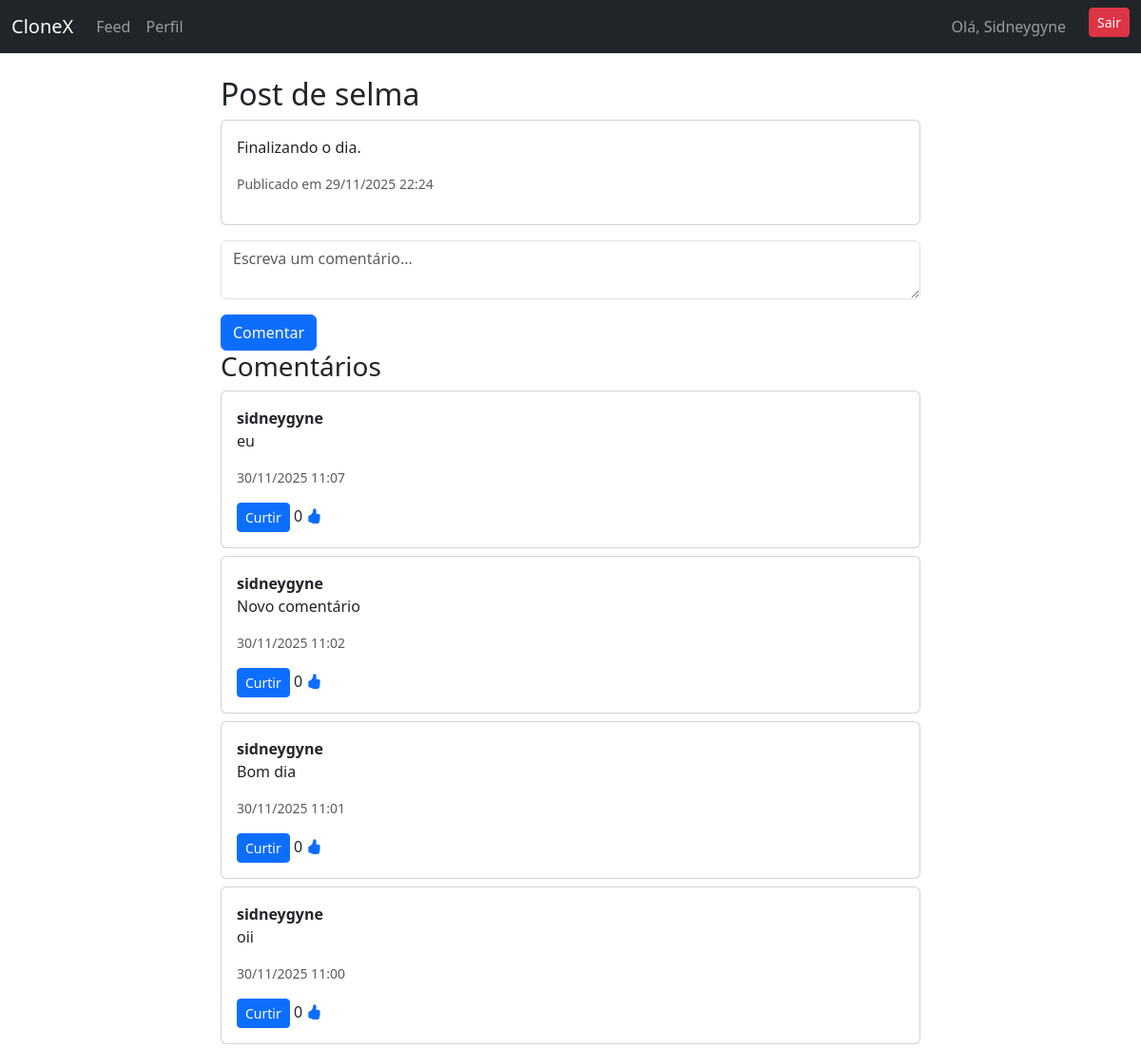
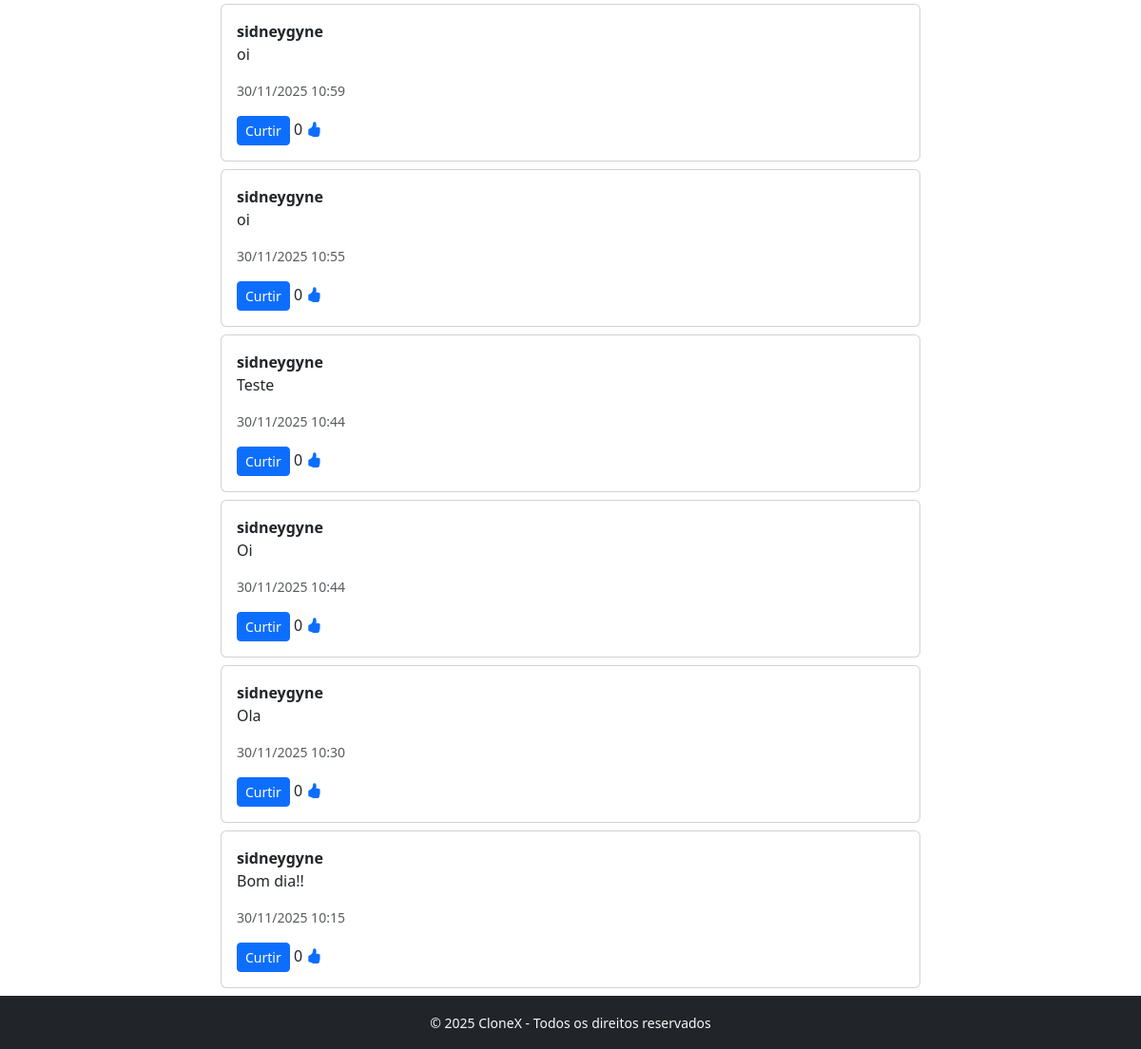
The app's page /comments/9/ (signed in) with its own data (2 pictures, top to bottom).
### accounts/models.py (models this page shows, shortened)
class Profile(models.Model):
    user = models.OneToOneField(User, on_delete=models.CASCADE, related_name="profile")
    display_name = models.CharField(max_length=100, blank=True)
    avatar = models.ImageField(upload_to="avatars/", blank=True, null=True)
    bio = models.CharField(max_length=160, blank=True)
    created_at = models.DateTimeField(auto_now_add=True)

### social/models.py (models this page shows, shortened)
class Post(models.Model):
    author = models.ForeignKey(User, on_delete=models.CASCADE, related_name="posts")
    content = models.CharField(max_length=280)
    image = models.ImageField(upload_to="posts/", blank=True, null=True)
    created_at = models.DateTimeField(auto_now_add=True)

class Comment(models.Model):
    author = models.ForeignKey(
        User,
        related_name="user_comments",   # 🔹 comentários feitos pelo usuário
        on_delete=models.CASCADE
    )
    post = models.ForeignKey(
        Post,
        related_name="comments",        # 🔹 comentários do post
        on_delete=models.CASCADE
    )
    content = models.TextField()
    created_at = models.DateTimeField(auto_now_add=True)

### social/views.py (the view)
# urls.py: path("comments/<int:post_id>/", comments_view, name="comments"),
@login_required
def comments_view(request, post_id):
    post = get_object_or_404(Post, id=post_id)
    if request.method == "POST":
        form = CommentForm(request.POST)
        if form.is_valid():
            novo_comentario = form.save(commit=False)
            novo_comentario.post = post
            novo_comentario.author = request.user
            novo_comentario.save()
            return JsonResponse({
                "id": novo_comentario.id,
                "author": request.user.username,
                "content": novo_comentario.content,
                "created_at": localtime(novo_comentario.created_at).strftime("%d/%m/%Y %H:%M"),
                "total_comments": post.comments.count(),  # 🔹 contador atualizado
            })
    else:
        comments = Comment.objects.filter(post=post).order_by("-created_at")
        form = CommentForm()
        liked_comments = CommentLike.objects.filter(user=request.user).values_list("comment_id", flat=True)
        return render(request, "comments.html", {
            "post": post,
            "comments": comments,
            "form": form,
            "liked_comments": liked_comments,
        })

### social/forms.py
class CommentForm(forms.ModelForm):
    class Meta:
        model = Comment
        fields = ["content"]
        labels = {
            "content": ""
        }
        widgets = {
            "content": forms.Textarea(attrs={
                "class": "form-control w-100",
                "rows": 2,
                "placeholder": "Escreva um comentário..."
            }),
        }

### templates/comments.html (shortened to what this page needs)
{% extends "base.html" %} {% load static %} {% block content %}
<h2>Post de {{ post.author.username }}</h2>
<div class="card mb-3">
  <div class="card-body">
    <p>{{ post.content }}</p>
    <p class="text-muted small">
      Publicado em {{ post.created_at|date:"d/m/Y H:i" }}
    </p>
  </div>
</div>
<form
  method="post"
  action="{% url 'comments' post.id %}"
  class="comment-form"
  data-post-id="{{ post.id }}"
>
  {% csrf_token %} {{ form.as_p }}
  <button type="submit" class="btn btn-primary">Comentar</button>
</form>
<h3>Comentários</h3>
<div id="comments-list-{{ post.id }}">
  {% for comment in comments %}
  <div class="card mb-2">
    <div class="card-body">
      <strong>{{ comment.author.username }}</strong>
      <p>{{ comment.content }}</p>
      <p class="text-muted small">{{ comment.created_at|date:"d/m/Y H:i" }}</p>
      <form
        method="post"
        action="{% url 'toggle-comment-like' comment.id %}"
        class="comment-like-form d-inline"
        data-comment-id="{{ comment.id }}"
      >
        {% csrf_token %} {% if comment.id in liked_comments %}
        <button type="submit" class="btn btn-sm btn-danger">Descurtir</button>
        {% else %}
        <button type="submit" class="btn btn-sm btn-primary">Curtir</button>
        {% endif %}
      </form>
      <span id="comment-likes-count-{{ comment.id }}">
        <span class="like-number">{{ comment.likes.count }}</span>
        <i class="bi bi-hand-thumbs-up-fill text-primary"></i>
      </span>
    </div>
  </div>
  {% empty %}
  <p>Nenhum comentário ainda.</p>
  {% endfor %}
</div>
{% endblock %}

### templates/base.html (shortened to what this page needs)
{% load static %}
<!DOCTYPE html>
<html lang="pt-br">
<head>
  <link rel="stylesheet" href="{% static 'css/style.css' %}">
  <link rel="stylesheet" href="https://cdn.jsdelivr.net/npm/bootstrap@5.3.2/dist/css/bootstrap.min.css">
  <link rel="stylesheet" href="https://cdn.jsdelivr.net/npm/bootstrap-icons@1.11.1/font/bootstrap-icons.css">
</head>
{% load static %}
<body>
  <nav class="navbar navbar-expand-lg navbar-dark bg-dark">
    <div class="container-fluid">
      <a class="navbar-brand" href="/">CloneX</a>
      <div class="collapse navbar-collapse" id="navbarNav">
        <ul class="navbar-nav me-auto">
          <li class="nav-item"><a class="nav-link" href="/feed/">Feed</a></li>
          <li class="nav-item"><a class="nav-link" href="/{{ user.username }}/">Perfil</a></li>
        </ul>
        <ul class="navbar-nav">
          {% if user.is_authenticated %}
            <li class="nav-item pe-3"><span class="nav-link">Olá, {{ user.profile.display_name }}</span></li>
            <li class="nav-item p">
              <form method="post" action="{% url 'logout' %}">
                <button class="btn btn-danger btn-sm" type="submit">Sair</button>
              </form>
            </li>
          {% else %}
            <li class="nav-item"><a class="nav-link" href="{% url 'login' %}">Entrar</a></li>
            <li class="nav-item"><a class="nav-link" href="{% url 'register' %}">Registrar</a></li>
          {% endif %}
        </ul>
      </div>
    </div>
  </nav>
  <main class="container mt-4">
    <div class="row justify-content-center">
      <div class="col-md-8">
        {% block content %}{% endblock %}
      </div>
    </div>
  </main>
  <footer>
    <small>&copy; 2025 CloneX - Todos os direitos reservados</small>
  </footer>
</body>
</html>

### templates/base.html (style rules this page uses)
html, body { height: 100%; margin: 0; }
body { display: flex; flex-direction: column; min-height: 100vh; }
main { flex: 1; }
footer { background: #212529; color: #f8f9fa; text-align: center; padding: 1rem; }

### records on screen
Post: author.username "selma", content "Finalizando o dia.", created_at "29/11/2025 22:24"
Comment: author.username "sidneygyne", content "eu", created_at "30/11/2025 11:07", shows "Curtir", likes.count "0"
Comment: author.username "sidneygyne", content "Novo comentário", created_at "30/11/2025 11:02", shows "Curtir", likes.count "0"
Comment: author.username "sidneygyne", content "Bom dia", created_at "30/11/2025 11:01", shows "Curtir", likes.count "0"
Comment: author.username "sidneygyne", content "oii", created_at "30/11/2025 11:00", shows "Curtir", likes.count "0"
Comment: author.username "sidneygyne", content "oi", created_at "30/11/2025 10:59", shows "Curtir", likes.count "0"
Comment: author.username "sidneygyne", content "oi", created_at "30/11/2025 10:55", shows "Curtir", likes.count "0"
Comment: author.username "sidneygyne", content "Teste", created_at "30/11/2025 10:44", shows "Curtir", likes.count "0"
Comment: author.username "sidneygyne", content "Oi", created_at "30/11/2025 10:44", shows "Curtir", likes.count "0"
Comment: author.username "sidneygyne", content "Ola", created_at "30/11/2025 10:30", shows "Curtir", likes.count "0"
Comment: author.username "sidneygyne", content "Bom dia!!", created_at "30/11/2025 10:15", shows "Curtir", likes.count "0"

### other values on screen
{{ user.profile.display_name }} "Sidneygyne"
